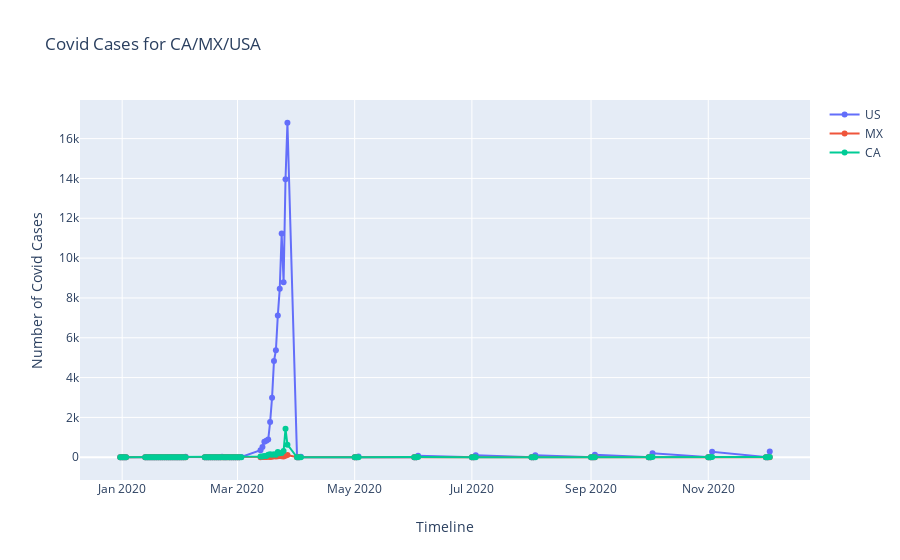

The code cell stored with this chart in its notebook:
### Markdown cell above
# But like...what about the axes?
<img src="images/label-axis.jpg" />

### Code cell
fig = go.Figure()

for country in usa_border_buddies:
    df_country = df.loc[df["countriesAndTerritories"]==country]
    geoId = df_country["geoId"].values[0]
    trace = go.Scatter(x=df_country["dateRep"], y=df_country["cases"], mode="lines+markers", name=geoId)
    fig.add_trace(trace)

    
# add labels
fig.update_layout(
    title="Covid Cases for CA/MX/USA",
    xaxis_title="Timeline",
    yaxis_title="Number of Covid Cases"
)
    
fig.show()
